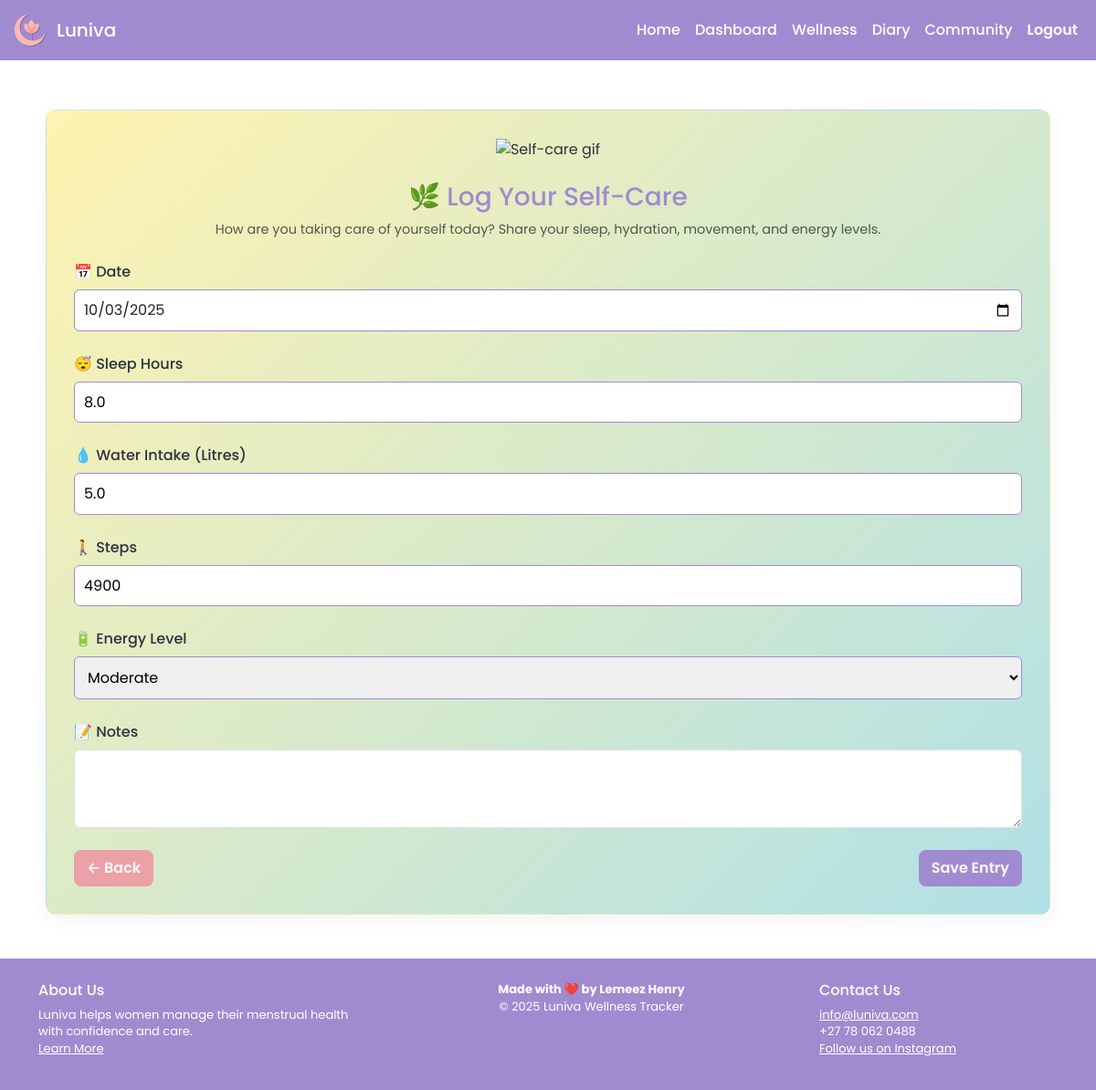
Screenshot of /selfcare/edit/1/ (signed in) with the database file from the repository.
### tracker/models.py (models this page shows, shortened)
class SelfCareEntry(models.Model):
    user = models.ForeignKey(User, on_delete=models.CASCADE)
    date = models.DateField()
    sleep_hours = models.DecimalField(max_digits=4, decimal_places=1)
    energy_level = models.CharField(
        max_length=10,
        choices=[('Low', 'Low'), ('Moderate', 'Moderate'), ('High', 'High')],
        default='Moderate'
    )
    water_litres = models.DecimalField(max_digits=4, decimal_places=1)
    steps = models.PositiveIntegerField(blank=True, null=True)  # <-- FIXED
    notes = models.TextField(blank=True)

### tracker/views.py (the view)
# urls.py: path('selfcare/edit/<int:entry_id>/', views.edit_selfcare, name='edit_selfcare'),
@login_required
def edit_selfcare(request, entry_id):
    entry = get_object_or_404(SelfCareEntry, id=entry_id, user=request.user)
    if request.method == "POST":
        form = SelfCareForm(request.POST, instance=entry)
        if form.is_valid():
            form.save()
            messages.success(request, "Self-care entry updated.")
            return redirect("selfcare_tracker")
    else:
        form = SelfCareForm(instance=entry)
    return render(request, "tracker/pages/selfcare.html", {
        "form": form,
        "entry": entry,
        "title": "Edit Self-Care Entry",
        "delete_url": "delete_selfcare"
    })

### tracker/forms.py
class SelfCareForm(forms.ModelForm):
    date = forms.DateField(required=False, widget=DATE_WIDGET)
    sleep_hours = forms.DecimalField(required=False)
    ENERGY_CHOICES = [
    ('Low', 'Low'),
    ('Moderate', 'Moderate'),
    ('High', 'High'),]
    energy_level = forms.ChoiceField(required=False,choices=ENERGY_CHOICES,label="Energy Level") # <-- Add this line
    water_litres = forms.DecimalField(required=False)
    steps = forms.IntegerField(required=False)
    notes = forms.CharField(required=False, widget=TEXTAREA_WIDGET)
    class Meta:
        model = SelfCareEntry
        fields = ['date', 'sleep_hours', 'water_litres', 'steps','energy_level', 'notes']

### tracker/templates/tracker/pages/selfcare.html (shortened to what this page needs)
{% extends "tracker/base.html" %}
{% load static %}
{% block content %}
<div class="container pastel-bg" style="max-width: 1100px; margin-top: 30px;">
  <div class="card-body">
    <div class="text-center mb-4">
      <img src="{% static 'images/wellness2.gif' %}" alt="Self-care gif" style="max-width: 200px;">
    </div>
    <h3 class="text-center mb-2" style="color:#A18BD0;">🌿 Log Your Self-Care</h3>
    <p class="text-center text-muted mb-4">How are you taking care of yourself today? Share your sleep, hydration, movement, and energy levels.</p>
    <form method="post">
      <div class="mb-4">
        <label class="form-label">📅 Date</label>
        {{ form.date }}
      </div>
      <div class="mb-4">
        <label class="form-label">😴 Sleep Hours</label>
        {{ form.sleep_hours }}
      </div>
      <div class="mb-4">
        <label class="form-label">💧 Water Intake (Litres)</label>
        {{ form.water_litres }}
      </div>
      <div class="mb-4">
        <label class="form-label">🚶 Steps</label>
        {{ form.steps }}
      </div>
      <div class="mb-4">
        <label class="form-label">🔋 Energy Level</label>
        {{ form.energy_level }}
      </div>
      <div class="mb-4">
        <label class="form-label">📝 Notes</label>
        {{ form.notes }}
      </div>
      <div class="d-flex justify-content-between mt-4">
        <a href="{% url 'dashboard' %}" class="btn btn-pink">← Back</a>
        <button type="submit" class="btn btn-purple">Save Entry</button>
      </div>
    </form>
  </div>
</div>
{% endblock %}

### tracker/static/css/main.css (style rules this page uses)
:root { --primary: #A18BD0; --secondary: #ECA1A6; --tertiary: #eaed9c; --blue: #a6eef7; --green: #bdecbc; --dark: #2D3142; --light: #FFFFFF; --panel: #FFF9FF; --panel-2: #F8F4FB; --card-border: #E6DFF6; --shadow: rgba(45,49,66,0.06); --radius: 10px; --gap: 16px; --max-width-content: 1100px; --font-sans: 'Poppins', 'Segoe UI', system-ui, -apple-system, Roboto, 'Helvetica Neue', Arial; }
html, body { height: 100%; }
body { min-height: 100vh; display: flex; flex-direction: column; background-color: var(--light); color: var(--dark); font-family: var(--font-sans); margin: 0; line-height: 1.45; }
h1, h2, h3, h4 { color: var(--primary); margin-top: 0; }
.btn { transition: background-color .25s ease, color .25s ease; border-radius: 8px; padding: 8px 14px; font-weight: 600; }
.btn-purple { background-color: var(--primary); color: #fff; border: none; }
.btn-pink { background-color: var(--secondary); color: #fff; border: none; }
a { transition: background-color .25s ease, color .25s ease; }
form label { font-weight: 500; color: var(--dark); }
textarea, input[type="text"], input[type="email"], input[type="date"], input[type="number"], input[type="time"], select { border-radius: 6px; border: 1px solid var(--primary); width: 100%; padding: 10px; box-sizing: border-box; }
.pastel-bg { background: linear-gradient(135deg, #FFF3B0 0%, #B0E0E6 100%); padding: 30px; border-radius: 12px; border: 1px solid rgba(161,139,208,0.06); box-shadow: 0 6px 18px var(--shadow); }
.text-muted { color: #6c6f76; font-size: 0.9rem; }
.mb-2 { margin-bottom: 8px; }

### rows the page displays
SelfCareEntry: date "10/03/2025", sleep_hours "8.0", water_litres "5.0", steps "4900", energy_level "Moderate"
